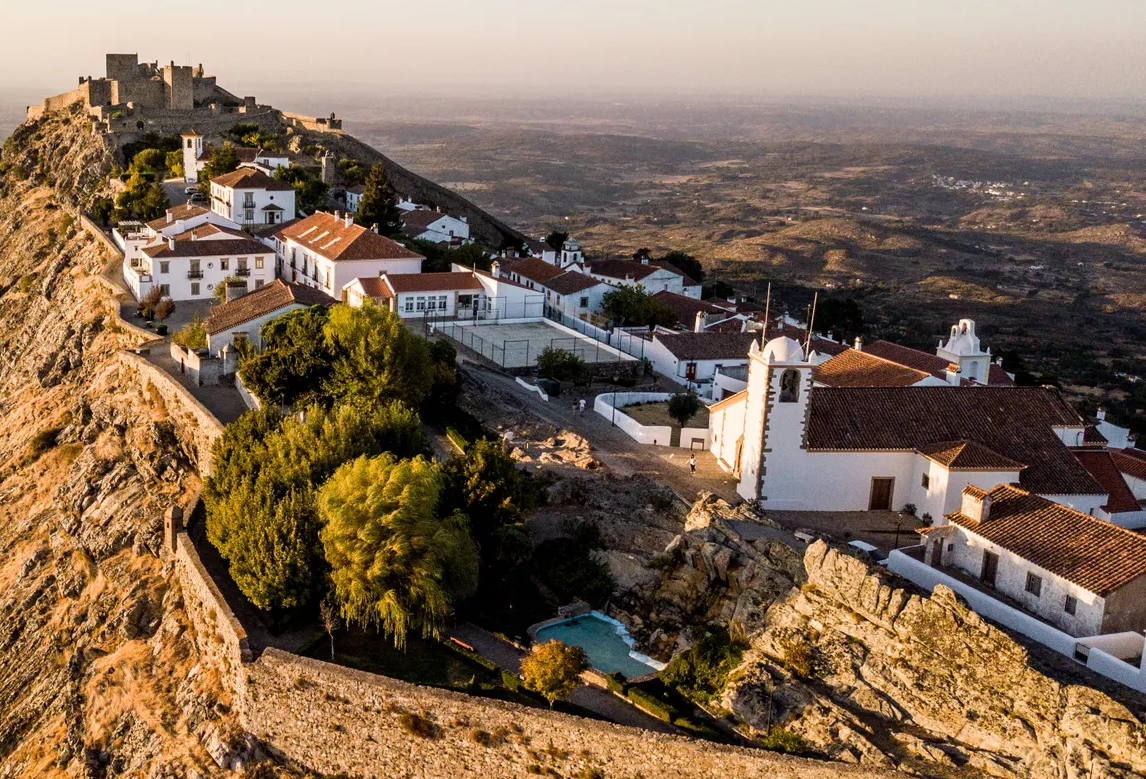
#> input picture Parte08/images/marvao/2.png, 1146 x 779 px, found by its file name
$ python produce_images.py
#> lines starting #> are read from the running program, lines starting #| are printed output that depends on the picture; after the words box and inside, x2 and y2 are one past the last pixel; in counts of white or black regions, pixels touching at a corner belong together
#!/usr/bin/env python3

import csv
from copy import deepcopy
from random import randint
from turtle import color

import cv2
import numpy as np


def main():

    # ------------------------------------------
    # Initialization
    # ------------------------------------------
    # Two images, query (q) and target (t)
    q_path = '../images/machu_pichu/2.png'
    q_image = cv2.imread(q_path)
#> q_image is the input picture: shape (779, 1146, 3); mean B, G, R 83, 104.3, 126.1
    q_gui = deepcopy(q_image)
    q_gray = cv2.cvtColor(q_image,cv2.COLOR_BGR2GRAY)
    q_win_name = 'Query Image'

    t_path = '../images/machu_pichu/1.png'
    t_image = cv2.imread(t_path)
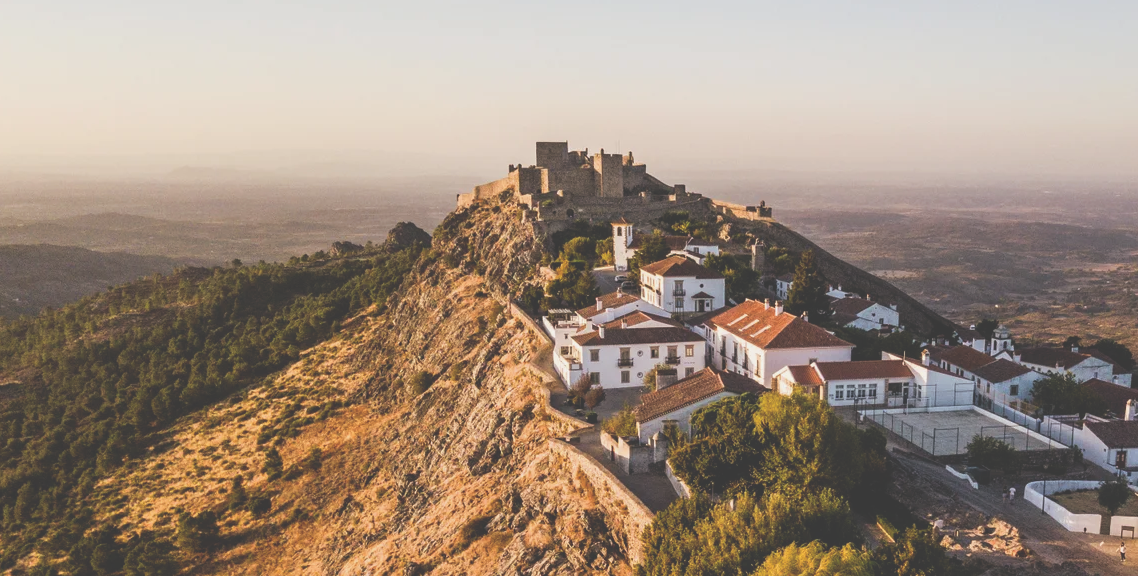
#> input picture Parte08/images/marvao/1.png, 1138 x 576 px, found by its file name
#> t_image is the input picture: shape (576, 1138, 3); mean B, G, R 124.3, 138.9, 156
    t_gui = deepcopy(t_image)
    t_gray = cv2.cvtColor(t_image,cv2.COLOR_BGR2GRAY)
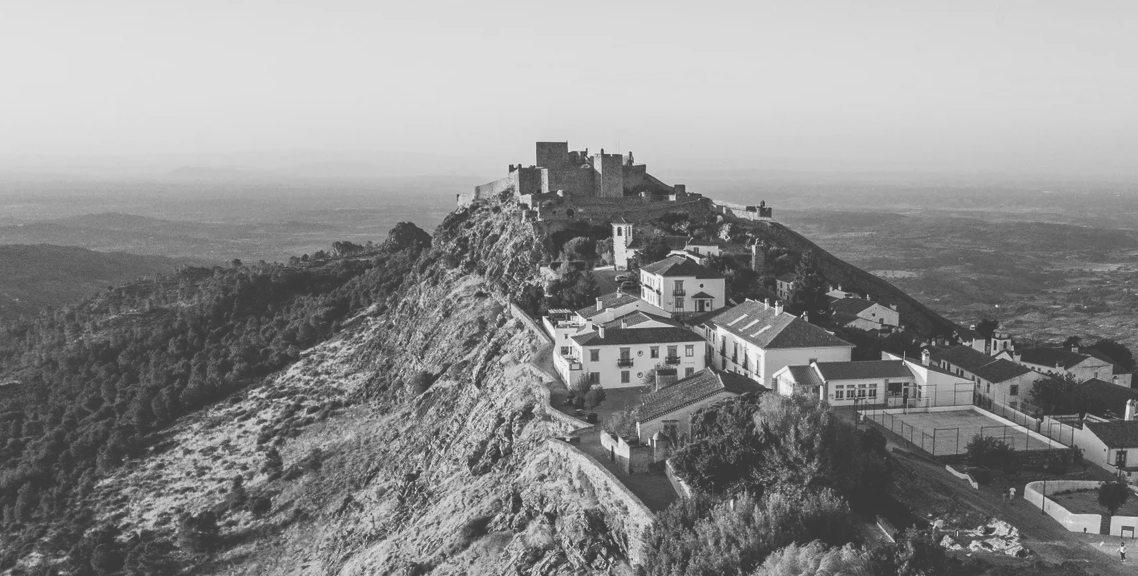
#> t_gray: shape (576, 1138); min 57, max 242, mean 142.3
    t_win_name = 'Target Image'

    # ------------------------------------------
    # Execution
    # ------------------------------------------
    # Create sift detection object
    sift = cv2.SIFT_create(nfeatures=200)

    # Detect keypoints in both images
    q_key_points, q_des = sift.detectAndCompute(q_gray,None) # SIFT features
#> q_key_points = 200 keypoints; strongest (x, y, size): (271, 198, 2.3), (857, 339, 2.6), (317, 211, 2), (655, 441, 1.9)
    t_key_points, t_des = sift.detectAndCompute(t_gray,None) # SIFT features
#> t_key_points = 201 keypoints; strongest (x, y, size): (747, 299, 1.8), (776, 303, 1.8), (672, 198, 4.4), (602, 150, 2.1)

    # Match features (FLANN based matching)
    index_params = dict(algorithm = 1, trees = 15)
    search_params = dict(checks = 50)
    flann = cv2.FlannBasedMatcher(index_params, search_params)
    best_two_matches = flann.knnMatch(q_des, t_des,k=2)
#> best_two_matches = 200 matches

    # Create a list containing only the best matches, and use David Lowe's ratio test to compute the uniqueness of a match
    matches = []
    for best_two_match in best_two_matches:
        best_match = best_two_match[0]
        second_best_match = best_two_match[1]

        # David Lowe's test
        if  best_match.distance < 0.3 * second_best_match.distance:
            matches.append(best_match)
#> after the loop, matches = 71 matches

    # Compute homography
    # First we need to create the np.arrays of size (n_pts, 1, 2) to feed into the findhomography

    num_pts = len(matches)
#> num_pts = 71
    q_pts_array = np.ndarray((num_pts, 1, 2), dtype=np.float32) # create a np array of the query points to feed find homography
#> q_pts_array = 71 rows, first 8: [2.47e-09, 3.08e-41], [0, 0], [0, 0], [2.94e-44, 0], [3.79e-37, nan], [7.05e-30, -1.77e+38], [nan, 1.1e-28], [7.01e-36, -1.71e+38]
    t_pts_array = np.ndarray((num_pts, 1, 2), dtype=np.float32) # create a np array of the query points to feed find homography
#> t_pts_array = 71 rows, first 8: [2.47e-09, 3.08e-41], [0, 0], [0, 0], [2.94e-44, 0], [-1.86e+38, 4.48e-34], [4.26e-28, 9.82e-32], [6.02e-36, -1.74e+38], [2.51e-29, 6.46e-27]

    for idx_match, match in enumerate(matches):

        q_idx = match.queryIdx
        q_x = q_key_points[q_idx].pt[0]
        q_y = q_key_points[q_idx].pt[1]
        q_pts_array[idx_match, 0, 0] = q_x
        q_pts_array[idx_match, 0, 1] = q_y

        t_idx = match.trainIdx
        t_x = t_key_points[t_idx].pt[0]
        t_y = t_key_points[t_idx].pt[1]
        t_pts_array[idx_match, 0, 0] = t_x
        t_pts_array[idx_match, 0, 1] = t_y
#> this loop made 71 passes
#> (q_idx, q_x, q_y, t_idx, t_x, t_y) on passes 1 to 12: (0, 697.6, 319.4, 18, 1127.6, 407.5), (1, 564.8, 260.5, 88, 994.8, 348.4), (2, 223.6, 266.3, 31, 653.9, 354.4), (3, 223.6, 266.3, 32, 653.9, 354.4), (8, 383.2, 276.5, 104, 813.2, 364.5), (9, 383.2, 276.5, 110, 813.2, 364.5), (10, 271.5, 197.6, 169, 701.4, 285.6), (15, 304.4, 271.7, 125, 734.4, 359.6), (17, 565, 254.1, 81, 995, 342.2), (19, 462.8, 269.1, 94, 892.8, 357.2), (20, 271.5, 197.6, 165, 701.4, 285.6), (21, 271.5, 197.6, 164, 701.4, 285.6)
#> after the loop, q_pts_array = 71 rows, first 8: [697.6, 319.4], [564.8, 260.5], [223.6, 266.3], [223.6, 266.3], [383.2, 276.5], [383.2, 276.5], [271.5, 197.6], [304.4, 271.7]; t_pts_array = 71 rows, first 8: [1127.6, 407.5], [994.8, 348.4], [653.9, 354.4], [653.9, 354.4], [813.2, 364.5], [813.2, 364.5], [701.4, 285.6], [734.4, 359.6]

    M, mask = cv2.findHomography(q_pts_array, t_pts_array ,cv2.RANSAC)
#> M = [[1, 0.000201, 429.9], [0.00019, 1, 87.97], [6.18e-07, 7.64e-08, 1]]; mask = 71 values from 1 to 1


    # Warp q image to move it to the t image coordinate frame
    q_h, q_w, _ = q_image.shape
#> q_h = 779; q_w = 1146
    t_h, t_w, _ = t_image.shape
#> t_h = 576; t_w = 1138

    # When q_image is inside t_image
    stitched_image_h = t_h
#> stitched_image_h = 576
    stitched_image_w = t_w
#> stitched_image_w = 1138

    q_image_warped = cv2.warpPerspective(q_image, M,(stitched_image_w, stitched_image_h))
    q_image_warped = q_image_warped[:,:,0:3] # remove fourth channel

    # stitch images

    # Alt 1: Average all the pixels
    # stitched_image = ((t_image.astype(float) + q_image_warped.astype(float))/2).astype(np.uint8) # initialization

    # Alt 2: Use q pixels in  overlapping region
    # Create an overlapping mask
    # overlap_mask = q_image_warped > 0
    # stitched_image = deepcopy(t_image)
    # stitched_image[overlap_mask] = q_image_warped[overlap_mask]

    # Alt 3: Average only overlapping pixels
    overlap_mask = q_image_warped > 0
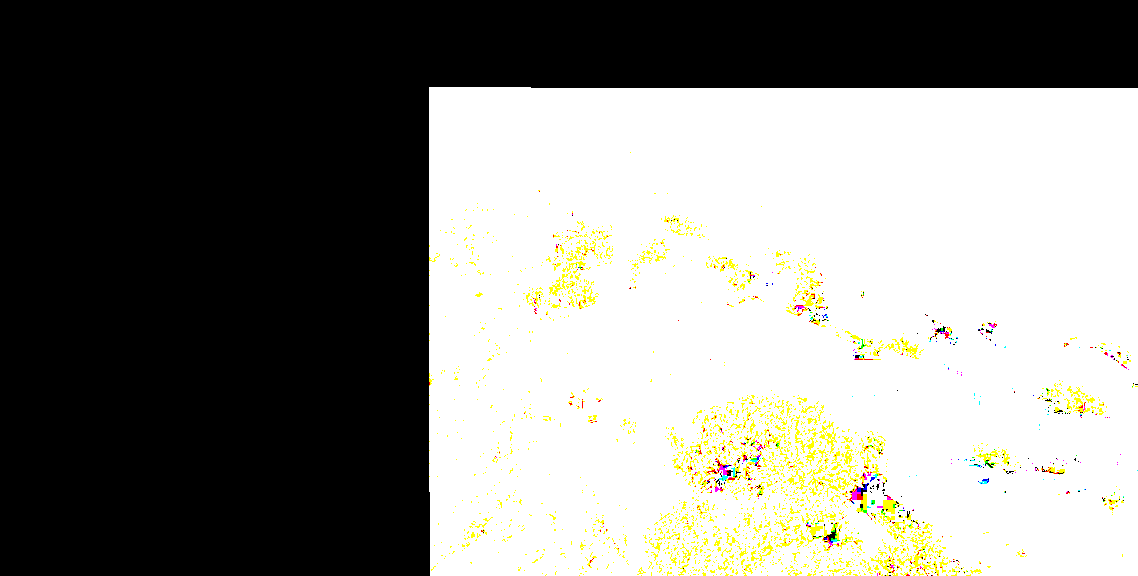
#> overlap_mask: shape (576, 1138, 3) bool; mean B, G, R 0.505, 0.525, 0.526
    stitched_image = deepcopy(t_image)
    stitched_image[overlap_mask] = ((q_image_warped[overlap_mask].astype(float) + stitched_image[overlap_mask].astype(float) ) / 2).astype(np.uint8)


    # Visualize ----------------------

    # Draw keypoints
    for idx, key_point in enumerate(q_key_points):
        x = int((key_point.pt[0]))
        y = int((key_point.pt[1]))
        color = (randint(0,255), randint(0,255), randint(0,255))
        cv2.circle(q_gui, (x,y), 30, color, 3)
#> this loop made 200 passes
#> (key_point, x, y, color) on passes 1 to 3: (keypoint at (697.6, 319.4), size 3.3, 697, 319, (197, 215, 20)), (keypoint at (564.8, 260.5), size 2, 564, 260, (132, 248, 207)), (keypoint at (223.6, 266.3), size 5, 223, 266, (155, 244, 183))
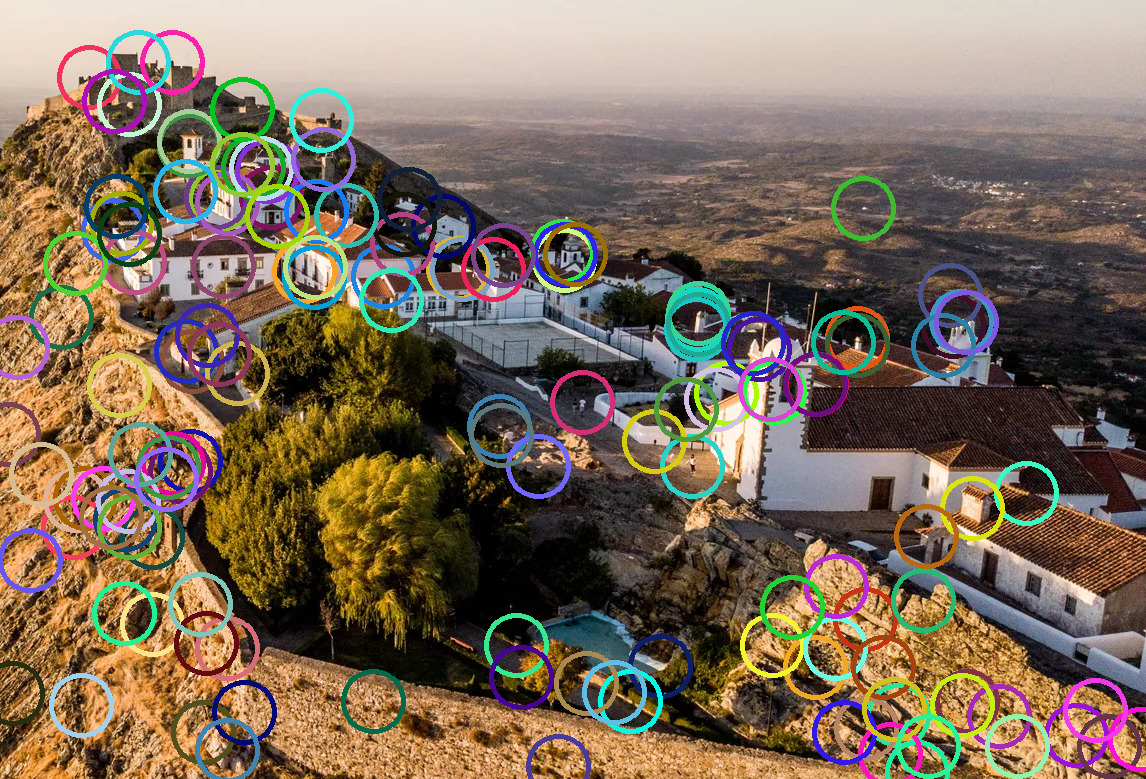
#> q_gui: shape (779, 1146, 3); mean B, G, R 90.1, 107.8, 124.7

    for idx, key_point in enumerate(t_key_points):
        x = int((key_point.pt[0]))
        y = int((key_point.pt[1]))
        color = (randint(0,255), randint(0,255), randint(0,255))
        cv2.circle(t_gui, (x,y), 30, color, 3)
#> this loop made 201 passes
#> (key_point, x, y, color) on passes 1 to 3: (keypoint at (749.9, 234.6), size 1.9, 749, 234, (254, 118, 207)), (keypoint at (683.3, 255.7), size 2.1, 683, 255, (143, 11, 61)), (keypoint at (667.1, 461.9), size 2.6, 667, 461, (138, 20, 0))
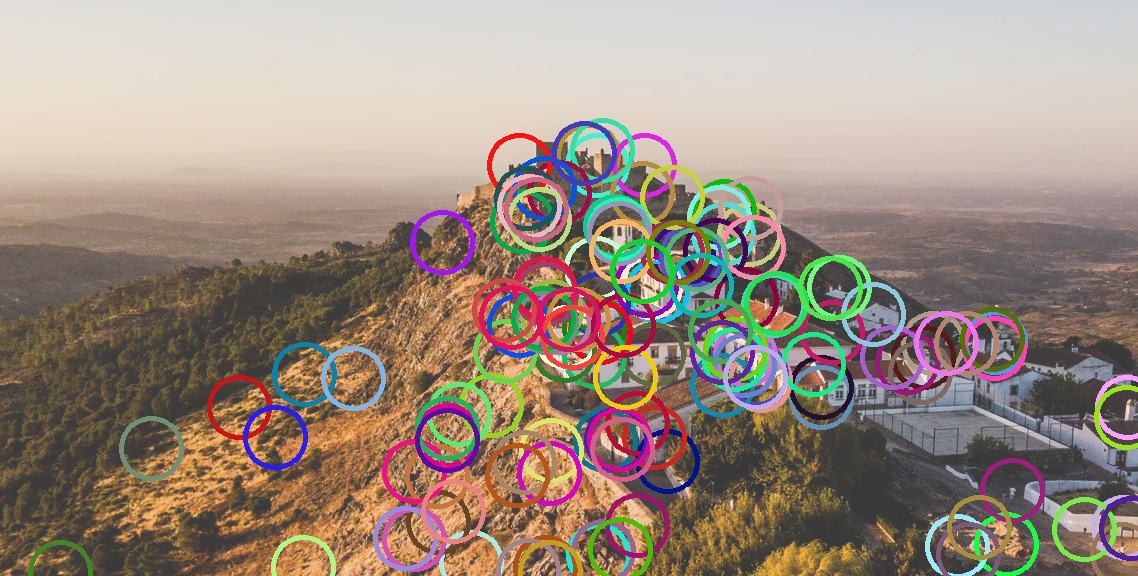
#> t_gui: shape (576, 1138, 3); 13.91% of pixels changed, all inside (x1, y1, x2, y2) = (28, 118, 1138, 576)

    # Show the matches image
    matches_image = cv2.drawMatches(q_image, q_key_points,
                                    t_image, t_key_points, matches,None)
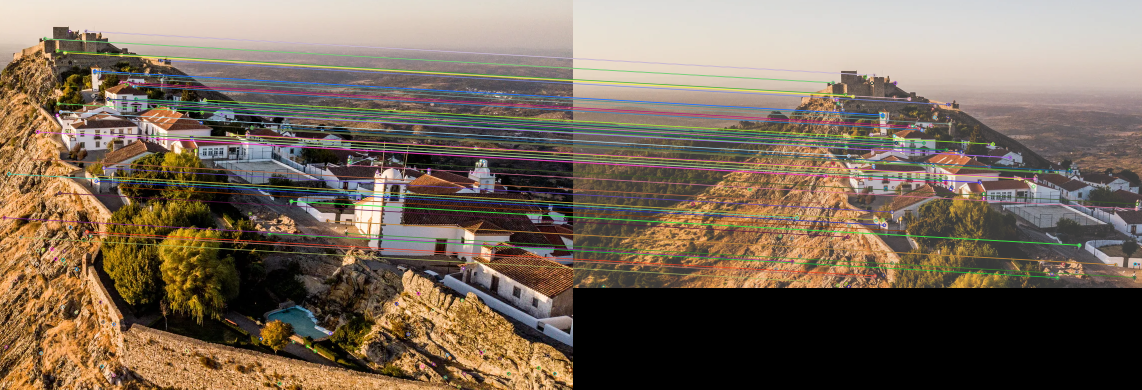
#> matches_image: shape (779, 2284, 3) (shown at 1/2 size); mean B, G, R 90.1, 106, 121.6

    cv2.namedWindow(q_win_name, cv2.WINDOW_NORMAL)
    cv2.resizeWindow(q_win_name, 600, 400)
    cv2.imshow(q_win_name, q_gui)

    cv2.namedWindow(t_win_name, cv2.WINDOW_NORMAL)
    cv2.resizeWindow(t_win_name, 600, 400)
    cv2.imshow(t_win_name, t_gui)

    cv2.namedWindow('Matches', cv2.WINDOW_NORMAL)
    cv2.imshow('Matches', matches_image)

    cv2.namedWindow('q_image_warped', cv2.WINDOW_NORMAL)
    cv2.resizeWindow('q_image_warped', 600, 400)
    cv2.imshow('q_image_warped', q_image_warped)

    cv2.namedWindow('mask', cv2.WINDOW_NORMAL)
    cv2.resizeWindow('mask', 600, 400)
    cv2.imshow('mask', (overlap_mask*255).astype(np.uint8))

    cv2.namedWindow('stitched_image', cv2.WINDOW_NORMAL)
    cv2.resizeWindow('stitched_image', 600, 400)
    cv2.imshow('stitched_image', stitched_image)


    cv2.waitKey(0)

    cv2.imwrite('../images/machu_pichu/query_warped.png', q_image_warped)
    cv2.imwrite('../images/machu_pichu/target.png', t_image)


    # ------------------------------------------
    # Termination
    # ------------------------------------------

if __name__ == "__main__":
    main()
